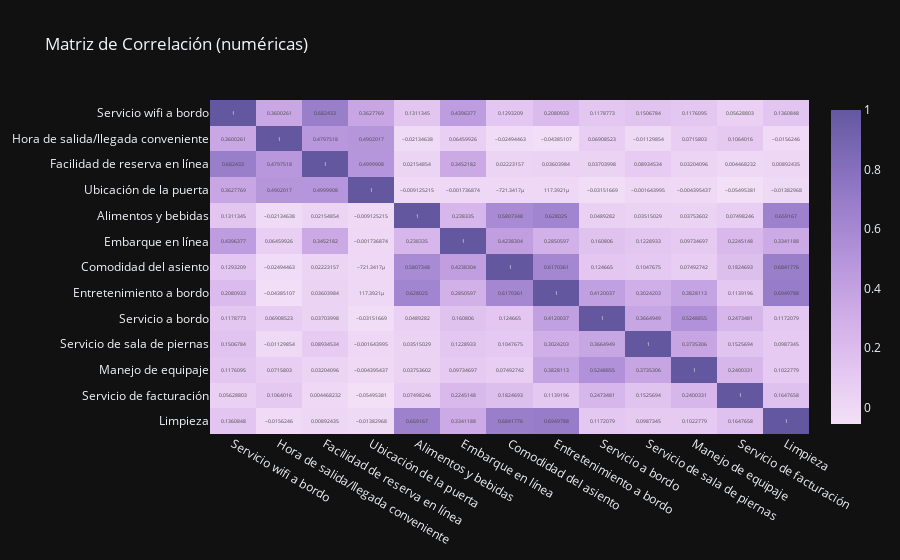

The notebook cell saved with this chart:
### Markdown cell above
Otro punto importante que debemos revisar es verificar que existen correlaciones entre las variables que tenemos.

### Code cell
# Heatmap de correlación
corr = df_1.corr()

fig_corr = px.imshow(corr, text_auto=True, aspect="auto",
                     title="Matriz de Correlación (numéricas)",
                     color_continuous_scale="Purp")
fig_corr.show()

### Figure 1 — Plotly figure (JSON) as saved in the notebook; plotly's stock layout.template omitted (floating-point values rounded to 4 significant figures; data arrays with more than 128 entries replaced by an {"elided": "..."} marker saying what was removed)
{"data": [{"coloraxis": "coloraxis", "hovertemplate": "x: %{x}<br>y: %{y}<br>color: %{z}<extra></extra>", "name": "0", "texttemplate": "%{z}", "type": "heatmap", "x": ["Servicio wifi a bordo", "Hora de salida/llegada conveniente", "Facilidad de reserva en línea", "Ubicación de la puerta", "Alimentos y bebidas", "Embarque en línea", "Comodidad del asiento", "Entretenimiento a bordo", "Servicio a bordo", "Servicio de sala de piernas", "Manejo de equipaje", "Servicio de facturación", "Limpieza"], "xaxis": "x", "y": ["Servicio wifi a bordo", "Hora de salida/llegada conveniente", "Facilidad de reserva en línea", "Ubicación de la puerta", "Alimentos y bebidas", "Embarque en línea", "Comodidad del asiento", "Entretenimiento a bordo", "Servicio a bordo", "Servicio de sala de piernas", "Manejo de equipaje", "Servicio de facturación", "Limpieza"], "yaxis": "y", "z": {"elided": "13x13 float values"}}], "layout": {"coloraxis": {"colorscale": [[0, "rgb(243, 224, 247)"], [0.1667, "rgb(228, 199, 241)"], [0.3333, "rgb(209, 175, 232)"], [0.5, "rgb(185, 152, 221)"], [0.6667, "rgb(159, 130, 206)"], [0.8333, "rgb(130, 109, 186)"], [1, "rgb(99, 88, 159)"]]}, "title": {"text": "Matriz de Correlación (numéricas)"}, "xaxis": {"anchor": "y", "domain": [0, 1]}, "yaxis": {"anchor": "x", "autorange": "reversed", "domain": [0, 1]}}}
